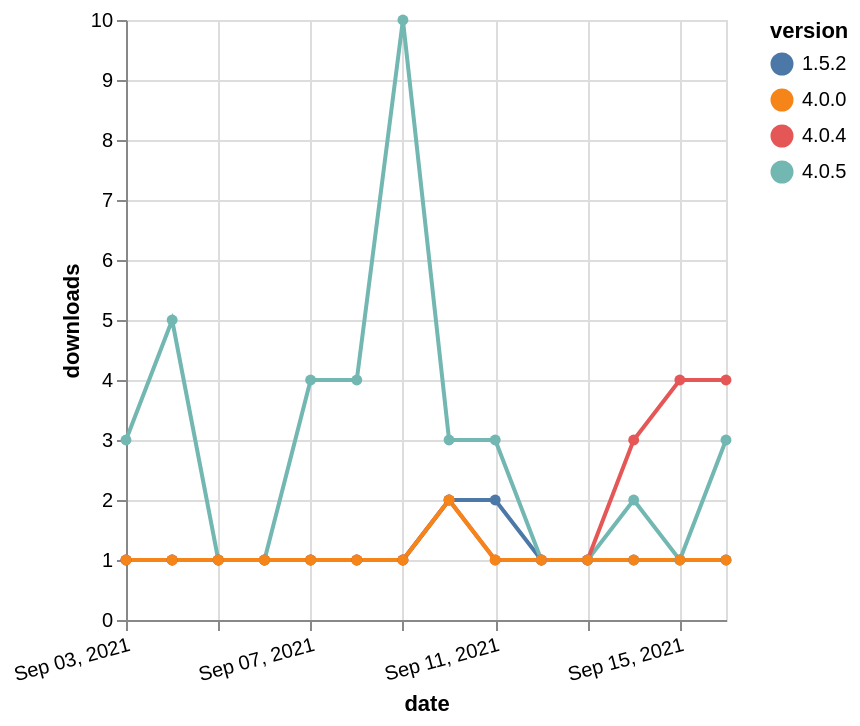

Write a Vega-Lite specification for this figure.
### Vega-Lite specification from a JSON file in a GitHub repository (floating-point values rounded to 4 significant figures)
{"$schema": "https://vega.github.io/schema/vega-lite/v5.json", "description": "A simple bar chart with embedded data.", "data": {"values": [{"date": "2021-09-03", "total": 505, "delta": 1, "version": "1.5.2"}, {"date": "2021-09-04", "total": 506, "delta": 1, "version": "1.5.2"}, {"date": "2021-09-05", "total": 507, "delta": 1, "version": "1.5.2"}, {"date": "2021-09-06", "total": 508, "delta": 1, "version": "1.5.2"}, {"date": "2021-09-07", "total": 509, "delta": 1, "version": "1.5.2"}, {"date": "2021-09-08", "total": 510, "delta": 1, "version": "1.5.2"}, {"date": "2021-09-09", "total": 511, "delta": 1, "version": "1.5.2"}, {"date": "2021-09-10", "total": 513, "delta": 2, "version": "1.5.2"}, {"date": "2021-09-11", "total": 515, "delta": 2, "version": "1.5.2"}, {"date": "2021-09-12", "total": 516, "delta": 1, "version": "1.5.2"}, {"date": "2021-09-13", "total": 517, "delta": 1, "version": "1.5.2"}, {"date": "2021-09-14", "total": 518, "delta": 1, "version": "1.5.2"}, {"date": "2021-09-15", "total": 519, "delta": 1, "version": "1.5.2"}, {"date": "2021-09-16", "total": 520, "delta": 1, "version": "1.5.2"}, {"date": "2021-09-03", "total": 206, "delta": 3, "version": "4.0.5"}, {"date": "2021-09-04", "total": 211, "delta": 5, "version": "4.0.5"}, {"date": "2021-09-05", "total": 212, "delta": 1, "version": "4.0.5"}, {"date": "2021-09-06", "total": 213, "delta": 1, "version": "4.0.5"}, {"date": "2021-09-07", "total": 217, "delta": 4, "version": "4.0.5"}, {"date": "2021-09-08", "total": 221, "delta": 4, "version": "4.0.5"}, {"date": "2021-09-09", "total": 231, "delta": 10, "version": "4.0.5"}, {"date": "2021-09-10", "total": 234, "delta": 3, "version": "4.0.5"}, {"date": "2021-09-11", "total": 237, "delta": 3, "version": "4.0.5"}, {"date": "2021-09-12", "total": 238, "delta": 1, "version": "4.0.5"}, {"date": "2021-09-13", "total": 239, "delta": 1, "version": "4.0.5"}, {"date": "2021-09-14", "total": 241, "delta": 2, "version": "4.0.5"}, {"date": "2021-09-15", "total": 242, "delta": 1, "version": "4.0.5"}, {"date": "2021-09-16", "total": 245, "delta": 3, "version": "4.0.5"}, {"date": "2021-09-03", "total": 224, "delta": 1, "version": "4.0.4"}, {"date": "2021-09-04", "total": 225, "delta": 1, "version": "4.0.4"}, {"date": "2021-09-05", "total": 226, "delta": 1, "version": "4.0.4"}, {"date": "2021-09-06", "total": 227, "delta": 1, "version": "4.0.4"}, {"date": "2021-09-07", "total": 228, "delta": 1, "version": "4.0.4"}, {"date": "2021-09-08", "total": 229, "delta": 1, "version": "4.0.4"}, {"date": "2021-09-09", "total": 230, "delta": 1, "version": "4.0.4"}, {"date": "2021-09-10", "total": 232, "delta": 2, "version": "4.0.4"}, {"date": "2021-09-11", "total": 233, "delta": 1, "version": "4.0.4"}, {"date": "2021-09-12", "total": 234, "delta": 1, "version": "4.0.4"}, {"date": "2021-09-13", "total": 235, "delta": 1, "version": "4.0.4"}, {"date": "2021-09-14", "total": 238, "delta": 3, "version": "4.0.4"}, {"date": "2021-09-15", "total": 242, "delta": 4, "version": "4.0.4"}, {"date": "2021-09-16", "total": 246, "delta": 4, "version": "4.0.4"}, {"date": "2021-09-03", "total": 215, "delta": 1, "version": "4.0.0"}, {"date": "2021-09-04", "total": 216, "delta": 1, "version": "4.0.0"}, {"date": "2021-09-05", "total": 217, "delta": 1, "version": "4.0.0"}, {"date": "2021-09-06", "total": 218, "delta": 1, "version": "4.0.0"}, {"date": "2021-09-07", "total": 219, "delta": 1, "version": "4.0.0"}, {"date": "2021-09-08", "total": 220, "delta": 1, "version": "4.0.0"}, {"date": "2021-09-09", "total": 221, "delta": 1, "version": "4.0.0"}, {"date": "2021-09-10", "total": 223, "delta": 2, "version": "4.0.0"}, {"date": "2021-09-11", "total": 224, "delta": 1, "version": "4.0.0"}, {"date": "2021-09-12", "total": 225, "delta": 1, "version": "4.0.0"}, {"date": "2021-09-13", "total": 226, "delta": 1, "version": "4.0.0"}, {"date": "2021-09-14", "total": 227, "delta": 1, "version": "4.0.0"}, {"date": "2021-09-15", "total": 228, "delta": 1, "version": "4.0.0"}, {"date": "2021-09-16", "total": 229, "delta": 1, "version": "4.0.0"}]}, "width": "container", "mark": {"type": "line", "point": {"filled": true}}, "encoding": {"x": {"field": "date", "type": "temporal", "timeUnit": "yearmonthdate", "title": "date", "axis": {"labelAngle": -15}}, "y": {"field": "delta", "type": "quantitative", "title": "downloads"}, "color": {"field": "version", "type": "nominal"}, "tooltip": {"field": "delta"}}}
